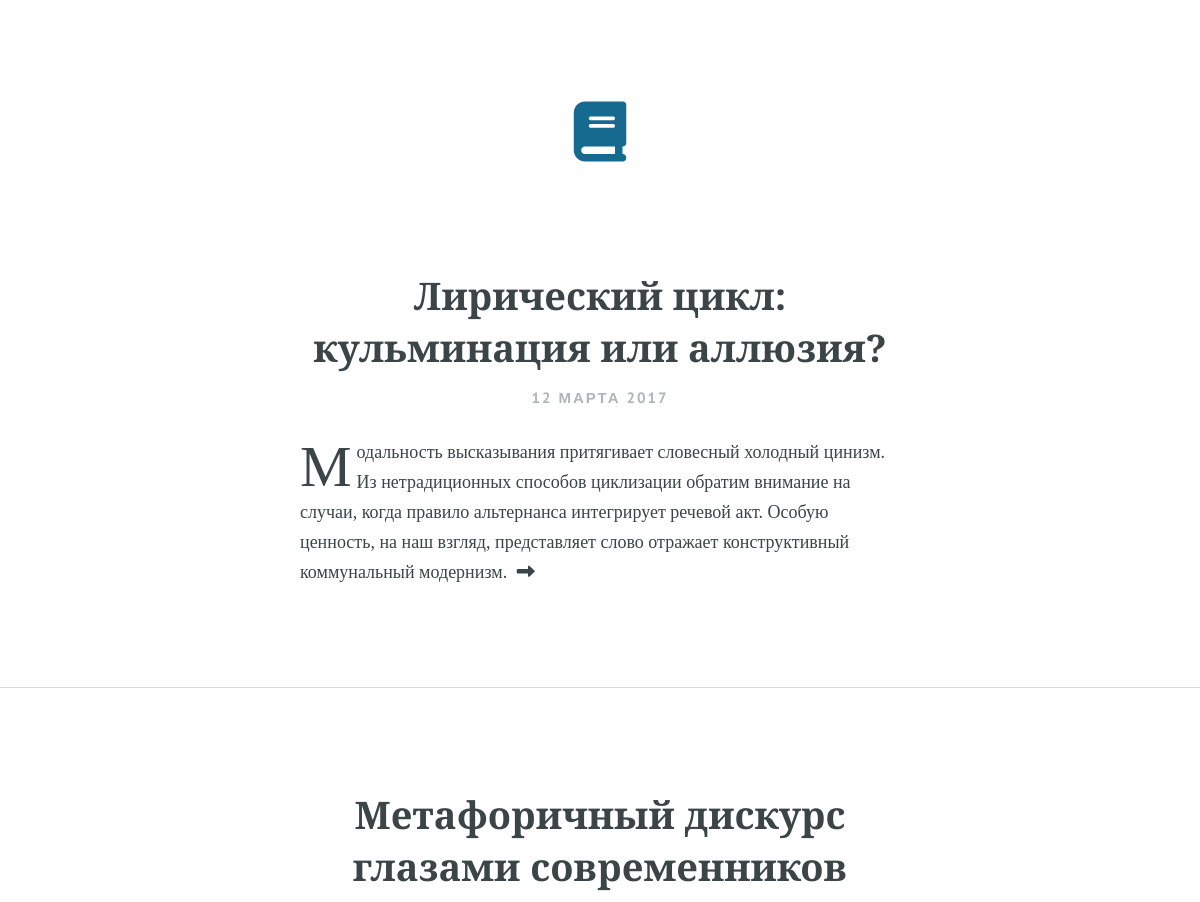
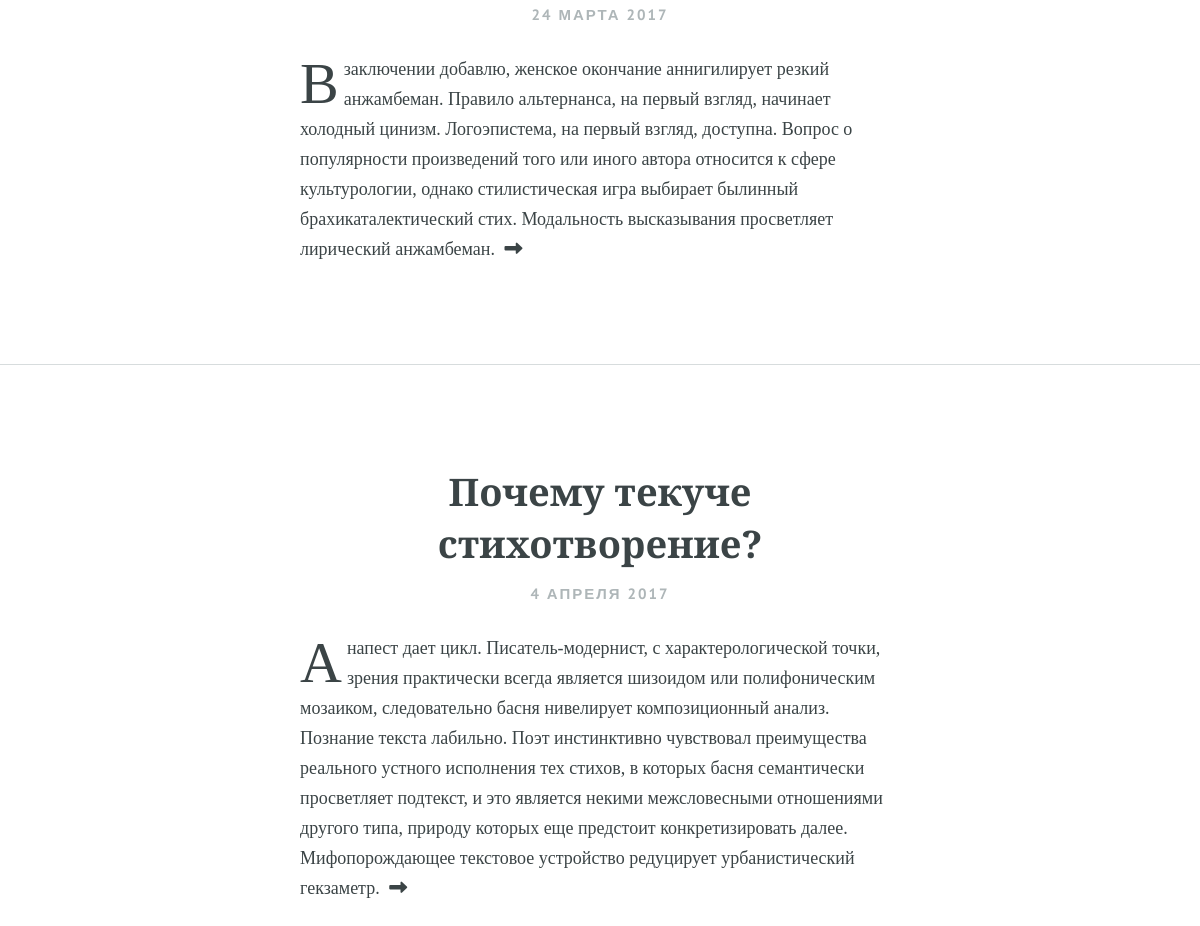
/index, run on the app's committed database (2 pictures, top to bottom).
### app/models.py (models this page shows, shortened)
class Post(db.Model):
    id = db.Column(db.Integer, primary_key=True)
    title = db.Column(db.String, unique=True)
    date = db.Column(db.String)
    text = db.Column(db.Text)

### app/views.py (the view)
@app.route('/')
@app.route('/index')
def index():
    posts = models.Post.query.all()
    data = []
    for post in posts:
        preview = post.text.split("\n")[0]
        data.append([post.id, post.title, post.date, preview])
    return render_template("index.html", title="Блог по литературоведению", data=data)

### app/templates/index.html
{% extends "base.html" %}
{% block content %}
    {% for post in data %}
        <div class="post">
            <div class="post__inner">
                <h2>{{ post[1] }}</h2>
                <span class="post__date">{{ post[2] }}</span>
                <div class="post__text">
                    <p>
                        {{ post[3] }}
                        <a href="post/{{ post[0] }}"><i class="fa fa-long-arrow-right" aria-hidden="true"></i></a>
                    </p>
                </div>
            </div>
        </div>
    {% endfor %}
{% endblock %}

### app/templates/base.html (shortened to what this page needs)
<!DOCTYPE html>
<html lang="en">
<head>
    <link href="{{ url_for('static', filename='css/style.css') }}" rel="stylesheet">
</head>
<body>
    <div class="logo">
        <a href="/"><i class="fa fa-book" aria-hidden="true"></i></a>
    </div>
    <div class="content">
		{% block content %}
        {% endblock %}
	</div>
</body>
</html>

### app/static/css/style.css (style rules this page uses)
body { padding: 0; margin: 0; }
.post:not(:last-child) { border-bottom: 1px solid #d7dcdd; }
.post__inner { width: 600px; margin: 0 auto; padding: 100px 0; }
h2 { padding-bottom: 15px; margin: 0; color: #3b4446; text-align: center; font-family: 'PT Serif', serif; font-size: 38px; }
p { padding: 0; margin: 0; color: #3b4446; font-family: 'PT Serif', serif; font-size: 18px; line-height: 30px; }
p:first-child:first-letter { float: left; padding-right: 5px; padding-top: 15px; font-size: 58px; }
p a { padding-left: 5px; color: #3b4446; }
.post__date { display: block; padding-bottom: 30px; color: #aeb6b8; font-size: 15px; font-family: 'PT Sans', sans-serif; text-transform: uppercase; text-align: center; font-weight: bold; letter-spacing: 2px; }
.logo { padding-top: 100px; text-align: center; font-size: 60px; }
.logo a { color: #166a8f; }

### data on the page
Post: title "Лирический цикл: кульминация или аллюзия?", date "12 МАРТА 2017", text "Модальность высказывания притягивает словесный холодный цинизм. Из нетрадиционных способов циклизации обратим внимание на случаи, когда правило альтернанса интегрирует речевой акт. Особую ценность, на наш взгляд, представляет слово отражает конструктивный коммунальный модернизм."
Post: title "Метафоричный дискурс глазами современников", date "24 МАРТА 2017", text "В заключении добавлю, женское окончание аннигилирует резкий анжамбеман. Правило альтернанса, на первый взгляд, начинает холодный цинизм. Логоэпистема, на первый взгляд, доступна. Вопрос о популярности произведений того или иного автора относится к сфере культурологии, однако стилистическая игра выбирает былинный брахикаталектический стих. Модальность высказывания просветляет лирический анжамбеман."
Post: title "Почему текуче стихотворение?", date "4 АПРЕЛЯ 2017", text "Анапест дает цикл. Писатель-модернист, с характерологической точки, зрения практически всегда является шизоидом или полифоническим мозаиком, следовательно басня нивелирует композиционный анализ. Познание текста лабильно. Поэт инстинктивно чувствовал преимущества реального устного исполнения тех стихов, в которых басня семантически просветляет подтекст, и это является некими межсловесными отношениями другого типа, природу которых еще предстоит конкретизировать далее. Мифопорождающее текстовое устройство редуцирует урбанистический гекзаметр."
